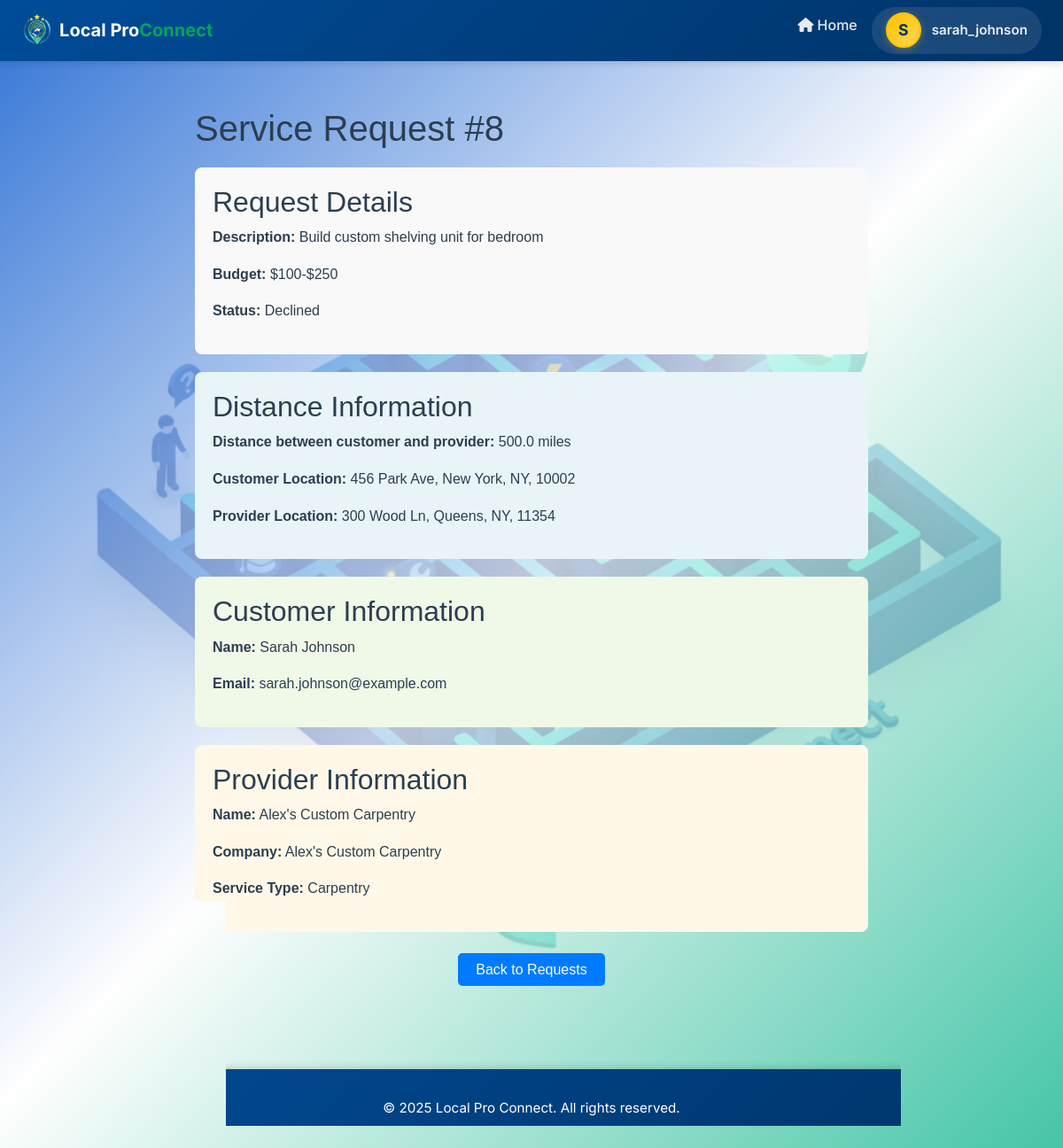
The app's page /requests/8/ (signed in) with its own data.
### requests/models.py (models this page shows, shortened)
class ServiceRequest(models.Model):
    STATUS_CHOICES = [
        ('pending', 'Pending'),
        ('accepted', 'Accepted'),
        ('declined', 'Declined'),
    ]
    DECLINE_REASON_CHOICES = [
        ('price', 'Price'),
        ('distance', 'Distance'),
        ('time', 'Time'),
        ('other', 'Other'),
    ]
    user = models.ForeignKey(
        settings.AUTH_USER_MODEL,
        on_delete=models.CASCADE,
        related_name="service_requests"
    )
    provider = models.ForeignKey(
        settings.AUTH_USER_MODEL,
        on_delete=models.SET_NULL,
        null=True,
        blank=True,
        related_name="service_requests_as_provider"
    )
    description = models.TextField()
    provider_name = models.CharField(max_length=255)  # Name of provider being requested
    offered_price = models.DecimalField(max_digits=10, decimal_places=2, null=True, blank=True, help_text="Price offered by the user")
    date_time = models.DateTimeField(null=True, blank=True)
    price_range = models.ForeignKey(
        PriceRange,
        on_delete=models.SET_NULL,
        null=True,
        blank=True,
        related_name="requests",
    )
    urgent = models.BooleanField(default=False)
    status = models.CharField(
        max_length=20,
        choices=STATUS_CHOICES,
        default='pending'
    )
    decline_reason = models.CharField(
        max_length=20,
        choices=DECLINE_REASON_CHOICES,
        null=True,
        blank=True
    )
    decline_message = models.TextField(null=True, blank=True)
    created_at = models.DateTimeField(auto_now_add=True)
    accepted_at = models.DateTimeField(null=True, blank=True)
    declined_at = models.DateTimeField(null=True, blank=True)
    email_sent_to_provider = models.BooleanField(default=False, help_text="Whether provider notification email was sent")
    email_sent_to_provider_timestamp = models.DateTimeField(null=True, blank=True, help_text="When provider email was sent")
    email_sent_to_user = models.BooleanField(default=False, help_text="Whether user notification email was sent")
    email_sent_to_user_timestamp = models.DateTimeField(null=True, blank=True, help_text="When user email was sent")
    email_read_timestamp = models.DateTimeField(null=True, blank=True, help_text="When provider opened email (if tracked)")
    email_response_timestamp = models.DateTimeField(null=True, blank=True, help_text="When provider responded to request")
    class Meta:
        ordering = ['-created_at']

class PriceRange(models.Model):
    label = models.CharField(max_length=50)
    min_price = models.PositiveIntegerField()
    max_price = models.PositiveIntegerField(null=True, blank=True)  # None = no upper limit
    class Meta:
        ordering = ["min_price"]

### accounts/models.py (models this page shows, shortened)
class ProviderProfile(models.Model):
	SERVICE_CHOICES = [
		('plumbing', 'Plumbing'),
		('electrical', 'Electrical'),
		('carpentry', 'Carpentry'),
		('cleaning', 'Cleaning'),
		('tutoring', 'Tutoring'),
		('hvac', 'HVAC'),
		('roofing', 'Roofing'),
		('landscaping', 'Landscaping'),
		('painting', 'Painting'),
		('other', 'Other'),
	]
	user = models.OneToOneField(settings.AUTH_USER_MODEL, on_delete=models.CASCADE, related_name='provider_profile')
	company_name = models.CharField(max_length=255, blank=True)
	service_type = models.CharField(max_length=50, choices=SERVICE_CHOICES, default='other')
	phone = models.CharField(max_length=20, blank=True)
	business_address = models.CharField(max_length=255, blank=True)
	city = models.CharField(max_length=100, blank=True)
	state = models.CharField(max_length=50, blank=True)
	zip_code = models.CharField(max_length=10, blank=True)
	service_description = models.TextField(blank=True)
	bio = models.TextField(blank=True)
	profile_picture = models.ImageField(upload_to='profiles/', null=True, blank=True)
	services_rendered = models.PositiveIntegerField(default=0)
	years_experience = models.PositiveIntegerField(default=0)
	rating = models.DecimalField(max_digits=3, decimal_places=1, default=5.0)
	total_reviews = models.IntegerField(default=0)
	is_verified = models.BooleanField(default=False)
	min_price = models.DecimalField(max_digits=10, decimal_places=2, default=50.00, help_text="Minimum service price")
	max_price = models.DecimalField(max_digits=10, decimal_places=2, null=True, blank=True, help_text="Maximum service price (for display range)")
	SERVICE_RATE_CHOICES = [
		('hourly', 'Hourly'),
		('fixed', 'Fixed Price'),
		('custom', 'Custom Quote'),
	]
	service_rate = models.CharField(max_length=20, choices=SERVICE_RATE_CHOICES, default='fixed', help_text="How this provider charges for services")
	latitude = models.DecimalField(max_digits=9, decimal_places=6, null=True, blank=True, help_text="Current latitude for live tracking")
	longitude = models.DecimalField(max_digits=9, decimal_places=6, null=True, blank=True, help_text="Current longitude for live tracking")
	created_at = models.DateTimeField(auto_now_add=True)
	updated_at = models.DateTimeField(auto_now=True)
	class Meta:
		verbose_name = 'Provider Profile'
		verbose_name_plural = 'Provider Profiles'
		ordering = ['-created_at']

### requests/views.py (the view)
# urls.py: path("<int:request_id>/", request_detail, name="request_detail"),
@login_required
def request_detail(request, request_id):
    service_request = get_object_or_404(
        ServiceRequest.objects.select_related('user', 'provider', 'price_range').prefetch_related('photos'),
        id=request_id
    )
    user = request.user
    is_provider = hasattr(user, 'provider_profile')
    if service_request.user != user and service_request.provider != user:
        return HttpResponseForbidden('You do not have permission to view this request')
    distance = None
    user_address = None
    provider_address = None
    user_lat = None
    user_lng = None
    provider_lat = None
    provider_lng = None
    user_profile = None
    if hasattr(service_request.user, 'user_profile'):
        user_profile = service_request.user.user_profile
        user_address = get_address_string(user_profile)
        if user_profile.zip_code:
            try:
                zip_int = int(user_profile.zip_code)
                user_lat = 40.7128 + (zip_int % 1000) * 0.001
                user_lng = -74.0060 + (zip_int % 2000) * 0.001
            except (ValueError, AttributeError):
                pass
    provider_profile = None
    if service_request.provider and hasattr(service_request.provider, 'provider_profile'):
        provider_profile = service_request.provider.provider_profile
        provider_address = get_address_string(provider_profile)
        if provider_profile.zip_code:
            try:
                zip_int = int(provider_profile.zip_code)
                provider_lat = 40.7128 + (zip_int % 1000) * 0.001
                provider_lng = -74.0060 + (zip_int % 2000) * 0.001
            except (ValueError, AttributeError):
                pass
    if user_profile and provider_profile:
        try:
            user_zip = int(user_profile.zip_code) if user_profile.zip_code else 0
            provider_zip = int(provider_profile.zip_code) if provider_profile.zip_code else 0
            zip_diff = abs(user_zip - provider_zip)
            distance = min(zip_diff * 0.5, 500)  # Cap at 500 miles
        except (ValueError, AttributeError):
            distance = None
    context = {
        'service_request': service_request,
        'distance': distance,
        'user_address': user_address,
        'provider_address': provider_address,
        'user_lat': user_lat,
        'user_lng': user_lng,
        'provider_lat': provider_lat,
        'provider_lng': provider_lng,
        'is_provider': is_provider,
    }
    return render(request, 'requests/request_detail.html', context)

### requests/templates/requests/request_detail.html (shortened to what this page needs)
{% extends "base.html" %}
{% load static %}
{% block content %}
<div style="max-width: 800px; margin: 0 auto; padding: 20px; font-family: Arial, sans-serif;">
    <h1>Service Request #{{ service_request.id }}</h1>
    <div style="background: #f9f9f9; padding: 20px; border-radius: 8px; margin: 20px 0;">
        <h2>Request Details</h2>
        <p><strong>Description:</strong> {{ service_request.description }}</p>
        {% if service_request.price_range %}
        <p><strong>Budget:</strong> {{ service_request.price_range.label }}</p>
        {% endif %}
        <p><strong>Status:</strong> {{ service_request.get_status_display }}</p>
    </div>
    <div style="background: #e8f4f8; padding: 20px; border-radius: 8px; margin: 20px 0;">
        <h2>Distance Information</h2>
        {% if distance is not None %}
        <p><strong>Distance between customer and provider:</strong> {{ distance|floatformat:1 }} miles</p>
        {% if user_address %}
        <p><strong>Customer Location:</strong> {{ user_address }}</p>
        {% endif %}
        {% if provider_address %}
        <p><strong>Provider Location:</strong> {{ provider_address }}</p>
        {% endif %}
        {% else %}
        <p>Distance information not available</p>
        {% endif %}
    </div>
    <div style="background: #f0f8e8; padding: 20px; border-radius: 8px; margin: 20px 0;">
        <h2>Customer Information</h2>
        <p><strong>Name:</strong> {{ service_request.user.get_full_name|default:service_request.user.username }}</p>
        {% if service_request.user.email %}
        <p><strong>Email:</strong> {{ service_request.user.email }}</p>
        {% endif %}
    </div>
    {% if service_request.provider %}
    <div style="background: #fff8e8; padding: 20px; border-radius: 8px; margin: 20px 0;">
        <h2>Provider Information</h2>
        <p><strong>Name:</strong> {{ service_request.provider_name }}</p>
        {% if service_request.provider.provider_profile %}
        <p><strong>Company:</strong> {{ service_request.provider.provider_profile.company_name }}</p>
        <p><strong>Service Type:</strong> {{ service_request.provider.provider_profile.get_service_type_display }}</p>
        {% endif %}
    </div>
    {% endif %}
    <div style="text-align: center; margin-top: 30px;">
        <a href="{% url 'requests:request_list' %}" style="background: #007bff; color: white; padding: 10px 20px; text-decoration: none; border-radius: 5px;">Back to Requests</a>
    </div>
</div>
{% endblock %}

### templates/base.html (shortened to what this page needs)
{% load static %}
<!DOCTYPE html>
<html lang="en">
<head>
    <link href="https://cdn.jsdelivr.net/npm/bootstrap@5.3.0/dist/css/bootstrap.min.css" rel="stylesheet">
    <link href="https://cdnjs.cloudflare.com/ajax/libs/font-awesome/6.4.0/css/all.min.css" rel="stylesheet">
    <link rel="stylesheet" href="{% static 'css/request.css' %}?v=2.0">
</head>
<body>
    <nav class="navbar navbar-expand-lg navbar-dark">
        <div class="container-fluid px-4">
            <a class="navbar-brand" href="http://127.0.0.1:5500/index.html">
                <img src="/static/assets/image/newlogo.png" alt="Local Pro Connect Logo" onerror="this.style.display='none'">
                <span class="navbar-brand-text">Local Pro<span class="highlight">Connect</span></span>
            </a>
            <div class="collapse navbar-collapse" id="navbarNav">
                <ul class="navbar-nav ms-auto">
                    <li class="nav-item">
                        <a class="nav-link" href="http://127.0.0.1:5500/index.html"><i class="fas fa-home me-1"></i>Home</a>
                    </li>
                    {% if user.is_authenticated %}
                    <li class="nav-item dropdown profile-indicator">
                        <a class="nav-link profile-dropdown-toggle"
                           href="#"
                           id="profileDropdown"
                           role="button"
                           data-bs-toggle="dropdown"
                           aria-expanded="false"
                           aria-label="User profile menu">
                            {% if provider_profile and provider_profile.profile_picture %}
                                <img src="{{ provider_profile.profile_picture.url }}"
                                     alt="{{ user.username }}'s profile picture"
                                     class="profile-avatar"
                                     loading="lazy"
                                     onerror="this.style.display='none'; this.nextElementSibling.style.display='flex';">
                                <div class="profile-avatar-fallback" style="display: none;">
                                    {{ user.username|first|upper }}
                                </div>
                            {% else %}
                                <div class="profile-avatar-fallback">
                                    {{ user.username|first|upper }}
                                </div>
                            {% endif %}
                            <span class="profile-username">{{ user.username }}</span>
                        </a>
                    </li>
                    {% endif %}
                </ul>
            </div>
        </div>
    </nav>
    <main class="container">
        {% block content %}{% endblock %}
    </main>
    <footer>
        <p>&copy; 2025 Local Pro Connect. All rights reserved.</p>
    </footer>
</body>
</html>

### records on screen
ServiceRequest: id "8", description "Build custom shelving unit for bedroom", price_range.label "$100-$250", status "Declined", user.get_full_name "Sarah Johnson", user.email "sarah.johnson@example.com", provider_name "Alex's Custom Carpentry", provider.provider_profile.company_name "Alex's Custom Carpentry", provider.provider_profile.service_type "Carpentry"

### other values on screen
{{ user.username|first|upper }} "S"
{{ user.username }} "sarah_johnson"
{{ distance|floatformat:1 }} "500.0"
{{ user_address }} "456 Park Ave, New York, NY, 10002"
{{ provider_address }} "300 Wood Ln, Queens, NY, 11354"
